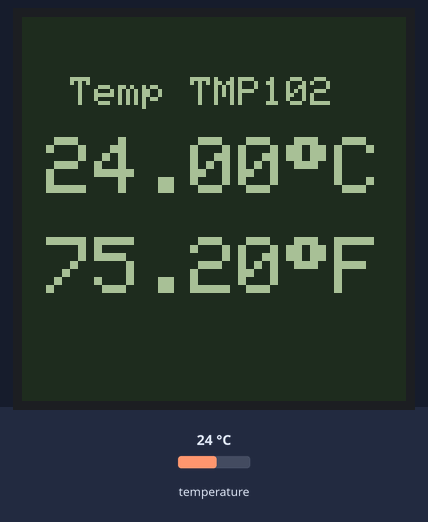
The sketch below on a simulated Arduino Uno, built with avr-gcc and run on an emulated ATmega328P. On the bench: 96×96 one-colour display. Wiring (inferred from the names in the program): TMP102 temperature sensor at I2C address 0x48. Inputs (shaded band) come from the test bench; at power-on: temperature 24 °C.

Above: at 1.7 s.
1.8 s: temperature set to 12 °C
At 3.5 s:
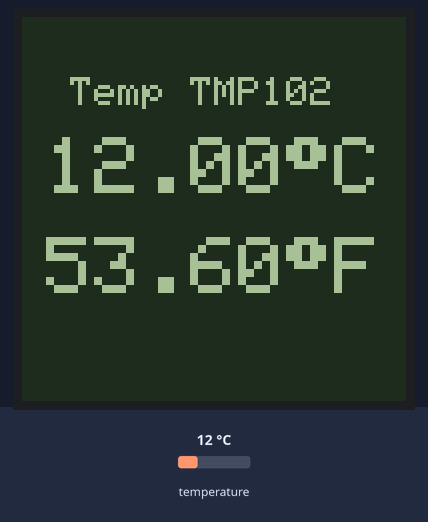
4.0 s: temperature set to 19 °C
At 5.1 s:
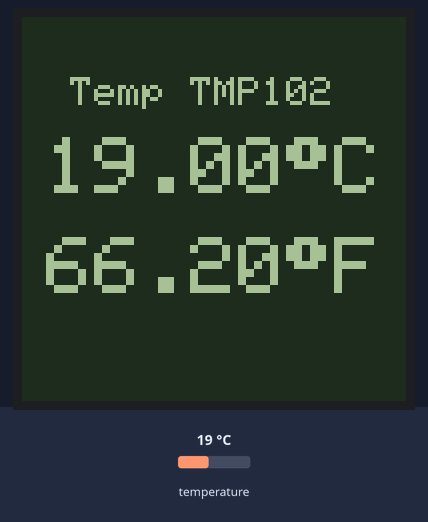
6.2 s: temperature set to 28 °C
At 7.9 s:
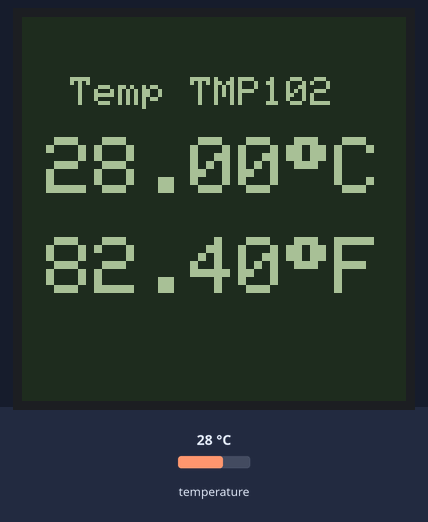
Timing chart, 0 to 9.4 s (numbered marks = the images above; inputs shaded):
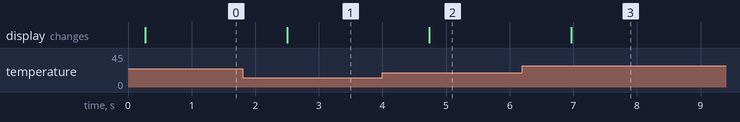

The sketch:

Temp_sensor_TMP102.ino
```cpp
/*********************************************************************
iRoboticist Workshops: http://Workshop.iRoboticist.com

This is an example sketch of using Temperatur Sensor TMP102 with LCD Dispplay

The code is developed for Arduino Micro with 1.3" Monochrome SHARP Memory Displays.
These displays use Hardware SPI to communicate, 3 pins are required to
interface

(***If you are using other Arduino without Hardware SPI
define pins for SCK, SS & MOSI)

Written by Saurabh Palan/iRoboticist  for iRoboticist Workshop.
Twitter: http://twitter.com/iRoboticist
Facebook: http://facebook.com/iRoboticist

All text above, and the splash screen must be included in any redistribution
*********************************************************************/

/* ABOUT I2C & TMP102
I2C is a 2-wire serial connection, SDA (Data) and SCL (Clock) –
On your Arduino Micro SDA is on pin 2, and SCL is on analog pin 3.
Like most I2C devices, when communicating with one on an Arduino, we will be using the Wire library.

The TMP102 is a very simple, yet accurate, ambient temperature sensor which is capable of detecting
0.0625ºC changes between -25 and +85°C, with an accuracy of 0.5°C. And it does all of this while
only consuming 10µA

The sensor has an address pin (ADD0) that is used to change the address the sensor is located at.
This is useful if you need more than one of these hooked up to one Arduino,
you can still call them independently even on the same bus.
We will ground this pin so that the sensor will use the address of 72 (0×48 in hex).
Connecting this pin to V+ (3.3v on the arduino) would set the address to 73 (0×49 in hex),
and you would just need to change that address at the top of the code ( int tmp102Address = 0×49; ).*/

#include <Wire.h>
#include <Adafruit_GFX.h>
#include <Adafruit_SharpMem.h>

int tmp102Address = 0x48; //I2C address for TMP102 is 0x48

Adafruit_SharpMem display(SCK, MOSI, SS);

#define BLACK 0
#define WHITE 1

void setup(void)
{
  display.begin();
  display.clearDisplay();
  Wire.begin(); //Initialize I2C
  }

void loop(void)
{
  /* Get a new sensor event */
   display.fillScreen(BLACK);
   display.setTextColor(WHITE);
   display.setCursor(0,15);
   display.setTextSize(1);

   float celsius = getTemperature();
   display.println("  Temp TMP102  ");
   display.println("");
   display.setTextSize(2);
   display.setCursor(06,30);
   display.print(celsius);
   display.write(247); //Alt-code for Degree Symbol
   display.println("C");

   float fahrenheit = (1.8 * celsius) + 32;
   display.setCursor(06,55);
   display.print(fahrenheit);
   display.write(247);
   display.print("F");

   display.refresh();
   delay(500);
}

float getTemperature(){
  Wire.requestFrom(tmp102Address,2);

  byte MSB = Wire.read();
  byte LSB = Wire.read();

  //it's a 12bit int, using two's compliment for negative
  int TemperatureSum = ((MSB << 8) | LSB) >> 4;

  float celsius = TemperatureSum*0.0625;
  return celsius;
}

/*********************************************************************
Some useful resources:

  http://arduino.cc  There are pleanty of example cofes & the reference section is handy while coding

  http://bildr.org Bildr is an awesome site where they have easy-to-follow articles that help you hit the ground running

  http://learn.adafruit.com Adafruit learning is helpful if you are using products from Adafruit

  https://learn.sparkfun.com Sparkfun have great set of tutorials for almost any product suppiled by them like TMP102 here :)

*********************************************************************/
```

Measured:
- after the input at 1.8 s, the display: changes after 0.70 s (image 1)
- after the input at 4.0 s, the display: changes after 0.73 s (image 2)
- after the input at 6.2 s, the display: changes after 0.77 s (image 3)
